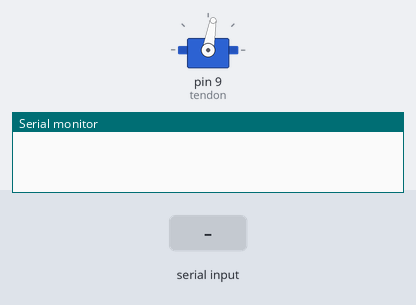
The sketch below on a simulated Arduino Uno, built with avr-gcc and run on an emulated ATmega328P. Parts: servo, the last lines printed to the serial monitor. The test bench sets the inputs (shaded band).

Above: at 1.2 s.
1.3 s: "1" received over Serial
At 2.4 s:
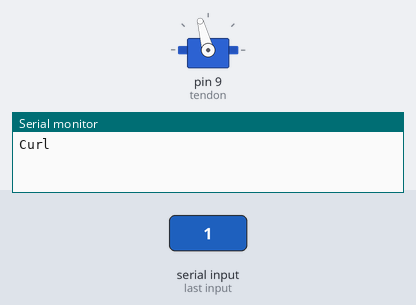
3.4 s: "0" received over Serial
At 5.1 s:
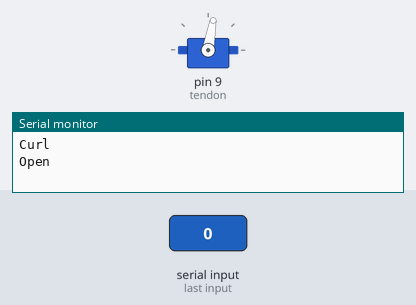
Timing chart, 0 to 6.6 s (numbered marks = the images above; inputs shaded):
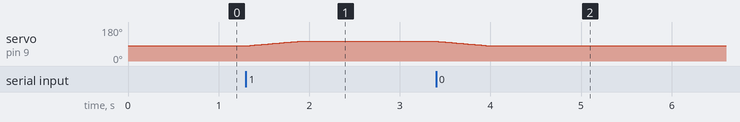

Measured:
- after the input at 1.3 s, servo on pin 9 (tendon): moves from 80° to 105° over 0.60 s, starting at once
- after the input at 3.4 s, servo on pin 9 (tendon): moves from 105° to 80° over 0.60 s, starting at once

The sketch:

tendon_hand.ino
```cpp
#include <Servo.h>
Servo tendon;
int angle=80,target=80;
unsigned long lastStep=0;
void setup() {
  Serial.begin(115200);
  tendon.write(80);
  tendon.attach(9);
}
void loop() {
  while(Serial.available()){
    const char c=Serial.read();
    if(c=='0') target=80;
    if(c=='1') target=105;
  }
  if(angle!=target&&millis()-lastStep>=25){
    lastStep=millis();
    angle+=target>angle?1:-1;
    tendon.write(angle);
    if(angle==target) Serial.println(angle==80?F("Open"):F("Curl"));
  }
}
```
